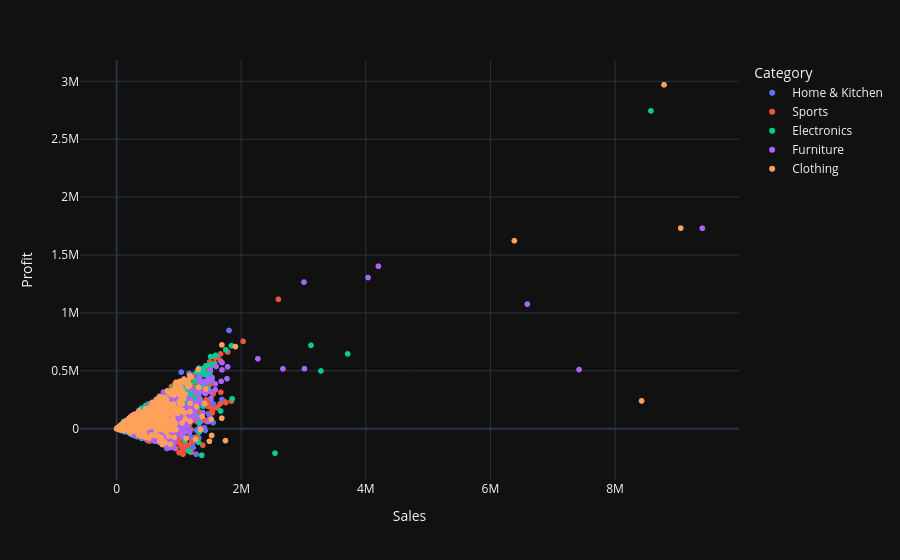

The code cell stored with this chart in its notebook:
### Markdown cell above
**Code Cell 8
Dark Theme**

### Code cell
fig = px.scatter(

    df,

    x="Sales",

    y="Profit",

    color="Category",

    template="plotly_dark"

)

fig.show()

### Figure 1 — Plotly figure (JSON) as saved in the notebook; plotly's stock layout.template omitted (floating-point values rounded to 4 significant figures; data arrays with more than 128 entries replaced by an {"elided": "..."} marker saying what was removed)
{"data": [{"hovertemplate": "Category=Home & Kitchen<br>Sales=%{x}<br>Profit=%{y}<extra></extra>", "legendgroup": "Home & Kitchen", "marker": {"color": "#636efa", "symbol": "circle"}, "mode": "markers", "name": "Home & Kitchen", "showlegend": true, "type": "scattergl", "x": {"elided": "2033 float values"}, "xaxis": "x", "y": {"elided": "2033 float values"}, "yaxis": "y"}, {"hovertemplate": "Category=Sports<br>Sales=%{x}<br>Profit=%{y}<extra></extra>", "legendgroup": "Sports", "marker": {"color": "#EF553B", "symbol": "circle"}, "mode": "markers", "name": "Sports", "showlegend": true, "type": "scattergl", "x": {"elided": "1980 float values"}, "xaxis": "x", "y": {"elided": "1980 float values"}, "yaxis": "y"}, {"hovertemplate": "Category=Electronics<br>Sales=%{x}<br>Profit=%{y}<extra></extra>", "legendgroup": "Electronics", "marker": {"color": "#00cc96", "symbol": "circle"}, "mode": "markers", "name": "Electronics", "showlegend": true, "type": "scattergl", "x": {"elided": "2060 float values"}, "xaxis": "x", "y": {"elided": "2060 float values"}, "yaxis": "y"}, {"hovertemplate": "Category=Furniture<br>Sales=%{x}<br>Profit=%{y}<extra></extra>", "legendgroup": "Furniture", "marker": {"color": "#ab63fa", "symbol": "circle"}, "mode": "markers", "name": "Furniture", "showlegend": true, "type": "scattergl", "x": {"elided": "1987 float values"}, "xaxis": "x", "y": {"elided": "1987 float values"}, "yaxis": "y"}, {"hovertemplate": "Category=Clothing<br>Sales=%{x}<br>Profit=%{y}<extra></extra>", "legendgroup": "Clothing", "marker": {"color": "#FFA15A", "symbol": "circle"}, "mode": "markers", "name": "Clothing", "showlegend": true, "type": "scattergl", "x": {"elided": "2040 float values"}, "xaxis": "x", "y": {"elided": "2040 float values"}, "yaxis": "y"}], "layout": {"legend": {"title": {"text": "Category"}, "tracegroupgap": 0}, "margin": {"t": 60}, "xaxis": {"anchor": "y", "domain": [0, 1], "title": {"text": "Sales"}}, "yaxis": {"anchor": "x", "domain": [0, 1], "title": {"text": "Profit"}}}}
